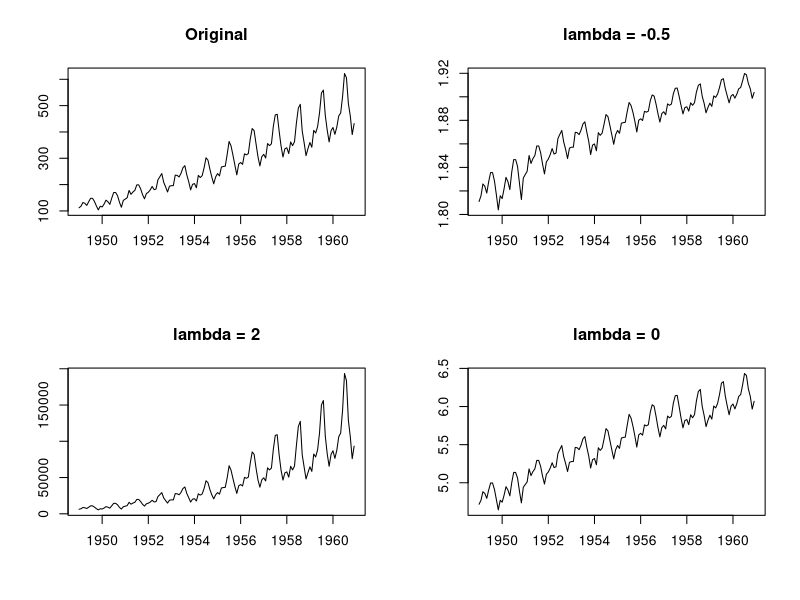

Write R code to recreate this figure.
# define the Box-Cox transformation
box.cox <- function(x, lambda) {
if (lambda==0) log(x) else (x^lambda - 1)/lambda
}

# plot the original and the transformed data 
# --> see figure Box-Cox-transformation for different values of lambda
layout(matrix(c(1,2,3,4), 2,2))
plot(AirPassengers, main = "Original", ylab="", xlab="")
plot(box.cox(AirPassengers, 2), main = "lambda = 2",
ylab="", xlab="")
plot(box.cox(AirPassengers, -0.5), main = "lambda = -0.5",
ylab="", xlab="")
plot(box.cox(AirPassengers, 0), main = "lambda = 0",
ylab="", xlab="")